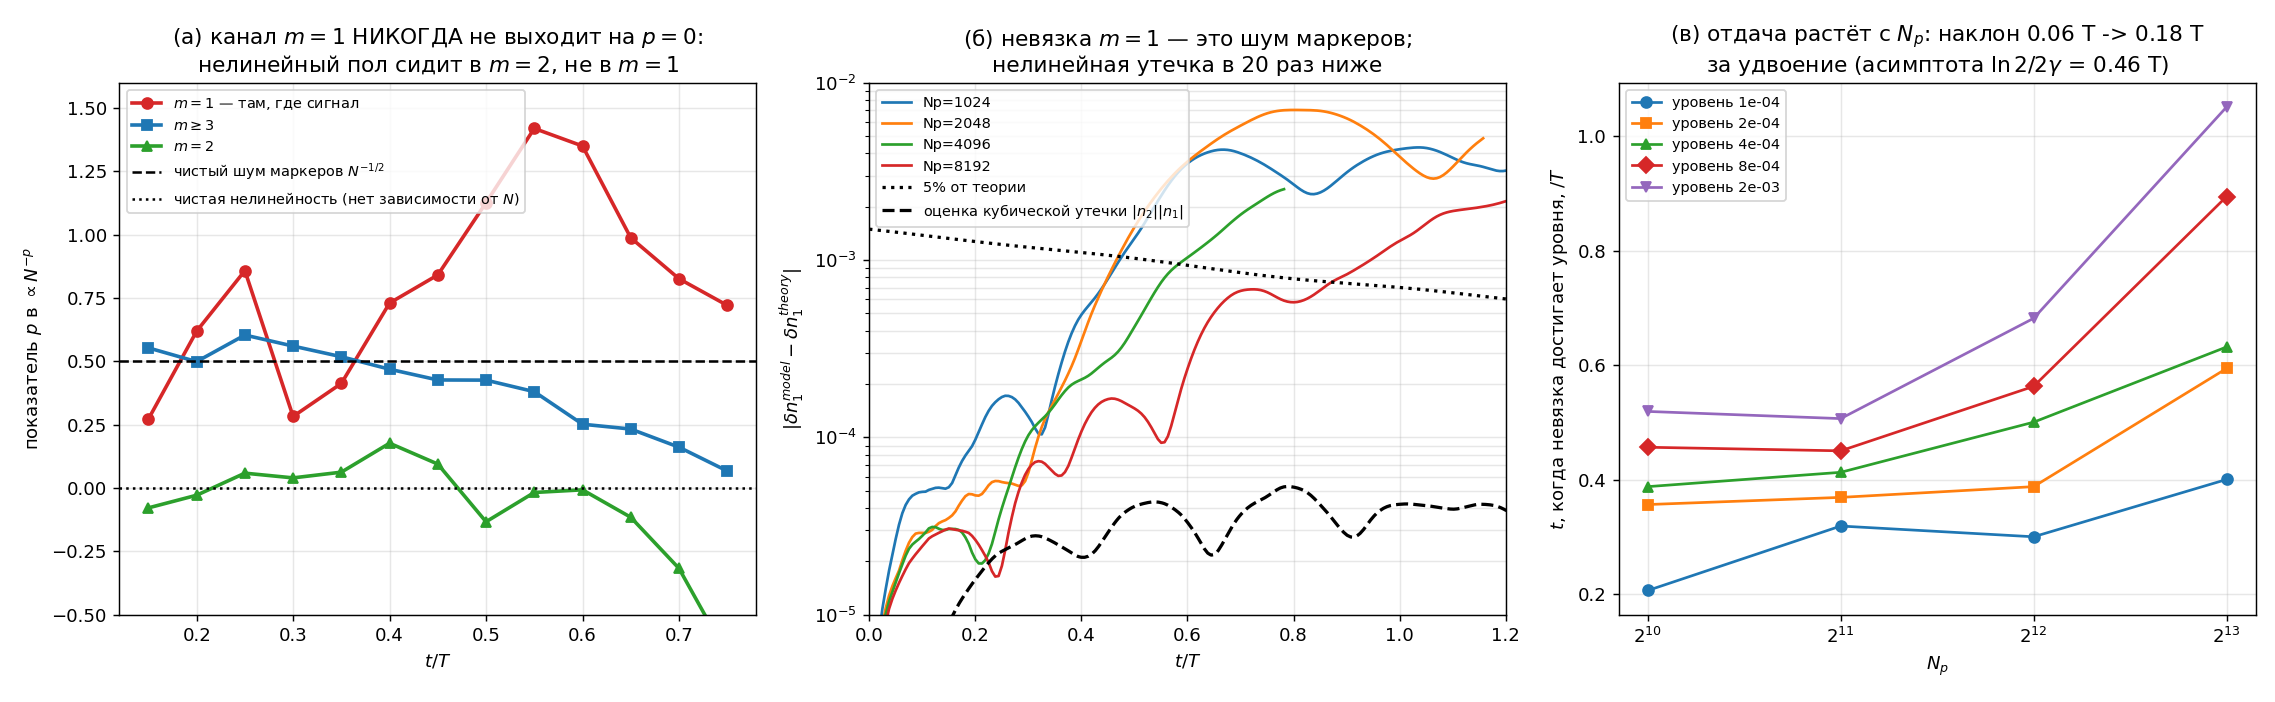

Python code for this plot:
#!/usr/bin/env python3
"""Почему нелинейный пол не мешает каналу m=1."""
import math, pickle
import numpy as np
import matplotlib; matplotlib.use("Agg")
import matplotlib.pyplot as plt
TH = pickle.load(open("theory_drift_kinetic_ringdown_ex10.pkl", "rb"))
H = pickle.load(open("harm.pkl", "rb"))
T = TH["T"]; tt = TH["t"]; nth_c = TH["nhat"]["ions"]; gam = -TH["omega0"].imag
RUNS = ["drift_kinetic_ringdown_ex11", "drift_kinetic_ringdown_ex12",
        "drift_kinetic_ringdown_ex13", "drift_kinetic_ringdown_ex10"]
COL = dict(zip(RUNS, ["tab:blue", "tab:orange", "tab:green", "tab:red"]))
S = {}
for r in RUNS:
    d = H[r]; t = d["t"]
    th = np.interp(t, tt, nth_c.real) + 1j * np.interp(t, tt, nth_c.imag)
    S[r] = dict(t=t, N=d["Np"] * 288, Np=d["Np"], thabs=np.abs(th),
                res=np.abs(d["H"][:, 1] - th), n2=np.abs(d["H"][:, 2]),
                nz=np.sqrt(np.mean(np.abs(d["H"][:, 3:16])**2, axis=1)))

def med(r, key, x, half=0.05):
    s = S[r]
    if s["t"][-1] < x * T: return None
    w = np.abs(s["t"] - x * T) < half * T
    return np.median(s[key][w])

fig, ax = plt.subplots(1, 3, figsize=(17.5, 5.4))
xs = np.arange(0.15, 0.80, 0.05)
curves = {"res": [], "nz": [], "n2": []}
for x in xs:
    ok = [r for r in RUNS if med(r, "res", x) is not None
          and med(r, "res", x) < 0.25 * med(r, "thabs", x)]
    for key in curves:
        if len(ok) < 3:
            curves[key].append(np.nan); continue
        lgN = [math.log(S[r]["N"]) for r in ok]
        lgy = [math.log(med(r, key, x)) for r in ok]
        curves[key].append(-np.polyfit(lgN, lgy, 1)[0])
ax[0].plot(xs, curves["res"], "o-", color="tab:red", lw=2,
           label=r"$m=1$ — там, где сигнал")
ax[0].plot(xs, curves["nz"], "s-", color="tab:blue", lw=2, label=r"$m\geq3$")
ax[0].plot(xs, curves["n2"], "^-", color="tab:green", lw=2, label=r"$m=2$")
ax[0].axhline(0.5, color="k", ls="--", lw=1.4, label=r"чистый шум маркеров $N^{-1/2}$")
ax[0].axhline(0.0, color="k", ls=":", lw=1.4, label="чистая нелинейность (нет зависимости от $N$)")
ax[0].set_ylim(-0.5, 1.6); ax[0].set_ylabel("показатель $p$ в $\\propto N^{-p}$")
ax[0].set_title("(а) канал $m=1$ НИКОГДА не выходит на $p=0$:\n"
                "нелинейный пол сидит в $m=2$, не в $m=1$")

for r in RUNS:
    s = S[r]
    ax[1].semilogy(s["t"] / T, s["res"], color=COL[r], lw=1.5,
                   label=f"Np={s['Np']}")
ax[1].semilogy(tt / T, 0.05 * np.abs(nth_c), "k:", lw=1.8, label="5% от теории")
a1 = np.interp(tt, tt, np.abs(nth_c))
n2r = np.interp(tt, S["drift_kinetic_ringdown_ex10"]["t"],
                S["drift_kinetic_ringdown_ex10"]["n2"])
ax[1].semilogy(tt / T, n2r * a1, "k--", lw=1.8,
               label=r"оценка кубической утечки $|n_2||n_1|$")
ax[1].set_ylim(1e-5, 1e-2); ax[1].set_xlim(0, 1.2)
ax[1].set_ylabel(r"$|\delta n_1^{model}-\delta n_1^{theory}|$")
ax[1].set_title("(б) невязка $m=1$ — это шум маркеров;\n"
                "нелинейная утечка в 20 раз ниже")

for L, mk in zip((1e-4, 2e-4, 4e-4, 8e-4, 1.6e-3), "os^Dv"):
    ts, ns = [], []
    for r in RUNS:
        s = S[r]; m = s["res"] > L
        if m.any():
            ts.append(s["t"][np.argmax(m)] / T); ns.append(s["Np"])
    ax[2].semilogx(ns, ts, mk + "-", base=2, label=f"уровень {L:.0e}")
ax[2].set_xlabel("$N_p$"); ax[2].set_ylabel("$t$, когда невязка достигает уровня, $/T$")
ax[2].set_title("(в) отдача растёт с $N_p$: наклон 0.06 T -> 0.18 T\n"
                "за удвоение (асимптота $\\ln2/2\\gamma$ = 0.46 T)")
for a in ax[:2]:
    a.set_xlabel("$t/T$")
for a in ax:
    a.grid(alpha=.3, which="both"); a.legend(fontsize=8)
fig.tight_layout(); fig.savefig("fig16_channels.png", dpi=130)

k = TH["k"]
print("порог захвата электронов (нелинейность, которая ДЕЙСТВИТЕЛЬНО бьёт по m=1):")
for nm, E in (("ex10, dn=0.03", 5.637536721003667e-05),
              ("ex16, dn=0.01", 1.8791789070012225e-05)):
    wb = math.sqrt(E * k)
    print(f"  {nm}:  w_b/w = {wb/TH['omega0'].real:.3f}, "
          f"w_b/Gamma = {wb/gam:.2f}, tau_b = {2*math.pi/wb/T:.2f} T")
